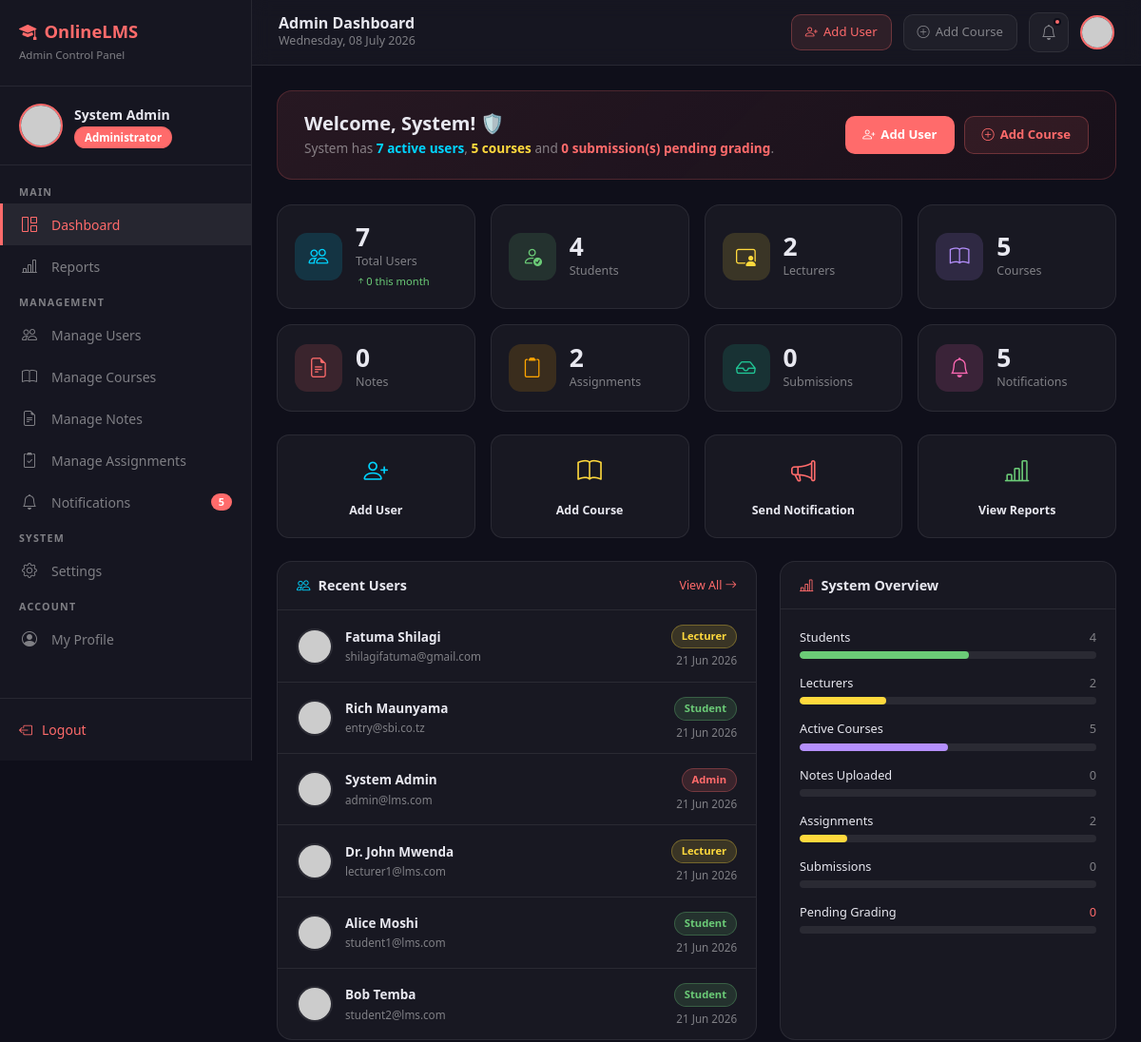
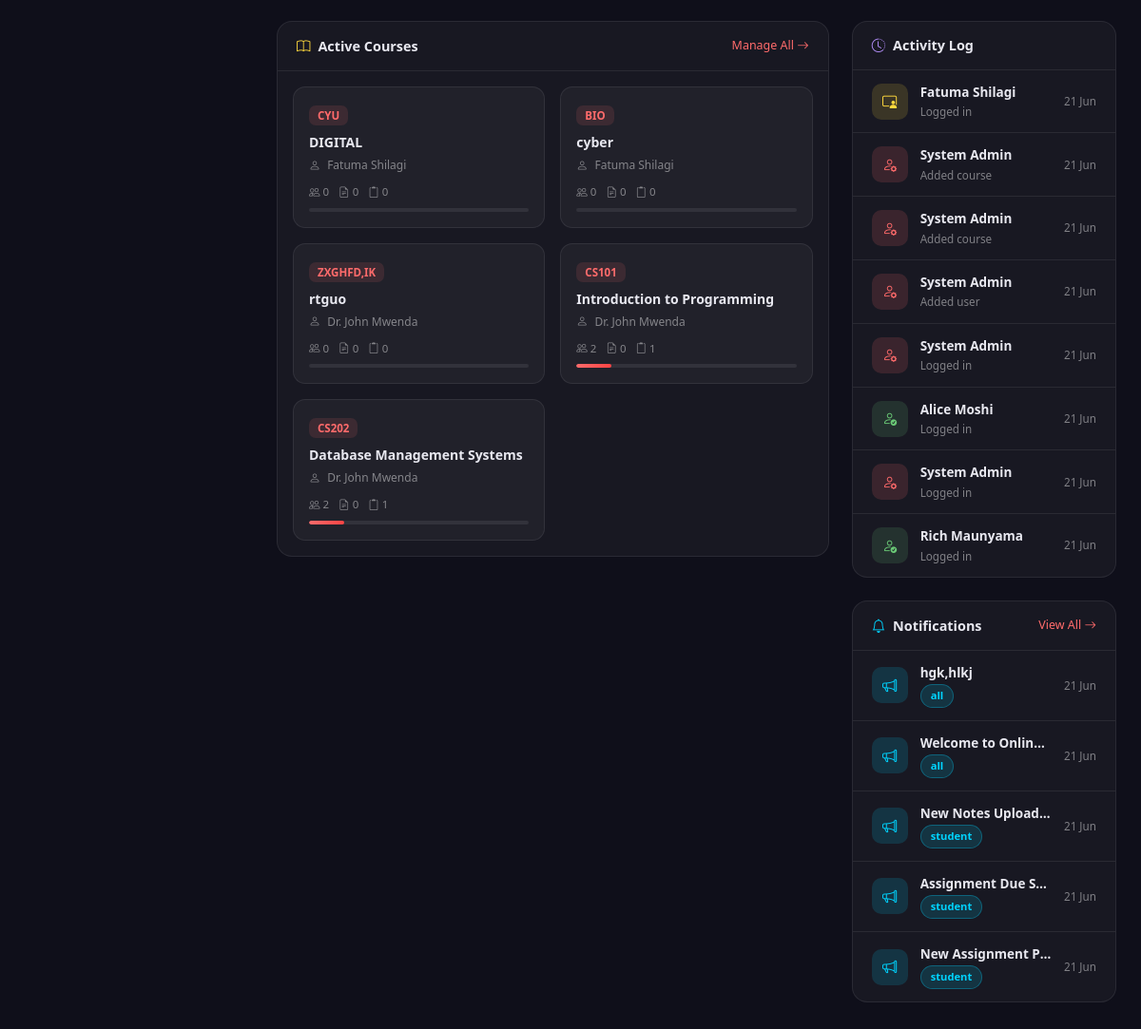
Page /admin/dashboard.php (signed in) on the committed database (2 pictures, top to bottom).
### tables this page shows
CREATE TABLE `users` (
  `id` int(11) NOT NULL,
  `name` varchar(100) NOT NULL,
  `email` varchar(150) NOT NULL,
  `password` varchar(255) NOT NULL,
  `role` enum('admin','lecturer','student') NOT NULL DEFAULT 'student',
  `profile_picture` varchar(255) DEFAULT 'profile-default.png',
  `phone` varchar(20) DEFAULT NULL,
  `status` enum('active','inactive','suspended') DEFAULT 'active',
  `created_at` timestamp NOT NULL DEFAULT current_timestamp(),
  `updated_at` timestamp NOT NULL DEFAULT current_timestamp() ON UPDATE current_timestamp()
);

CREATE TABLE `courses` (
  `id` int(11) NOT NULL,
  `course_code` varchar(20) NOT NULL,
  `course_name` varchar(150) NOT NULL,
  `description` text DEFAULT NULL,
  `lecturer_id` int(11) NOT NULL,
  `status` enum('active','inactive') DEFAULT 'active',
  `created_at` timestamp NOT NULL DEFAULT current_timestamp(),
  `updated_at` timestamp NOT NULL DEFAULT current_timestamp() ON UPDATE current_timestamp()
);

CREATE TABLE `activity_logs` (
  `id` int(11) NOT NULL,
  `user_id` int(11) NOT NULL,
  `action` varchar(255) NOT NULL,
  `module` varchar(100) DEFAULT NULL,
  `details` text DEFAULT NULL,
  `ip_address` varchar(50) DEFAULT NULL,
  `created_at` timestamp NOT NULL DEFAULT current_timestamp()
);

CREATE TABLE `notifications` (
  `id` int(11) NOT NULL,
  `title` varchar(200) NOT NULL,
  `message` text NOT NULL,
  `type` enum('note','assignment','grade','general','announcement') DEFAULT 'general',
  `sent_by` int(11) NOT NULL,
  `target_role` enum('all','student','lecturer','admin') DEFAULT 'all',
  `course_id` int(11) DEFAULT NULL,
  `created_at` timestamp NOT NULL DEFAULT current_timestamp()
);

### admin/dashboard.php (the view, shortened to what the rows shown need)
<?php
require_once '../includes/db_connection.php';
$recent_users = mysqli_query($conn,
    "SELECT * FROM users
     ORDER BY created_at DESC
     LIMIT 6"
);
$recent_activity = mysqli_query($conn,
    "SELECT al.*, u.name AS user_name, u.role
     FROM activity_logs al
     INNER JOIN users u ON al.user_id = u.id
     ORDER BY al.created_at DESC
     LIMIT 8"
);
$all_courses = mysqli_query($conn,
    "SELECT c.*, u.name AS lecturer_name,
            (SELECT COUNT(*) FROM course_enrollments WHERE course_id = c.id AND status = 'enrolled') AS students,
            (SELECT COUNT(*) FROM notes WHERE course_id = c.id AND status = 'active') AS notes_count,
            (SELECT COUNT(*) FROM assignments WHERE course_id = c.id AND status = 'active') AS assign_count
     FROM courses c
     INNER JOIN users u ON c.lecturer_id = u.id
     WHERE c.status = 'active'
     ORDER BY c.created_at DESC
     LIMIT 6"
);
$recent_notifications = mysqli_query($conn,
    "SELECT n.*, u.name AS sender_name
     FROM notifications n
     INNER JOIN users u ON n.sent_by = u.id
     ORDER BY n.created_at DESC
     LIMIT 5"
);
?>
<!DOCTYPE html>
<html lang="en">
<head>
    <link rel="stylesheet" href="https://cdn.jsdelivr.net/npm/bootstrap@5.3.0/dist/css/bootstrap.min.css">
    <link rel="stylesheet" href="https://cdn.jsdelivr.net/npm/bootstrap-icons@1.10.5/font/bootstrap-icons.css">
</head>
<body>
<div class="main-content">
    <div class="page-body">
        <div class="row g-4 mb-4">
            <div class="col-lg-7">
                <div class="section-card">
                    <?php if (mysqli_num_rows($recent_users) > 0): ?>
                        <?php while ($user = mysqli_fetch_assoc($recent_users)): ?>
                            <?php
                                $role_colors = [
                                    'admin'    => 'bg-red',
                                    'lecturer' => 'bg-yellow',
                                    'student'  => 'bg-green'
                                ];
                                $role_color = $role_colors[$user['role']] ?? 'bg-blue';
                            ?>
                            <div class="list-item">
                                <img src="../uploads/profiles/<?= htmlspecialchars($user['profile_picture']) ?>"
                                     onerror="this.src='https://ui-avatars.com/api/?name=<?= urlencode($user['name']) ?>&background=random&color=fff&size=38'"
                                     class="user-avatar" alt="User">
                                <div style="flex:1; min-width:0;">
                                    <div class="item-title text-truncate">
                                        <?= htmlspecialchars($user['name']) ?>
                                    </div>
                                    <div class="item-sub text-truncate">
                                        <?= htmlspecialchars($user['email']) ?>
                                    </div>
                                </div>
                                <div class="item-right">
                                    <span class="badge-glass <?= $role_color ?>">
                                        <?= ucfirst($user['role']) ?>
                                    </span>
                                    <div class="item-sub mt-1">
                                        <?= date('d M Y', strtotime($user['created_at'])) ?>
                                    </div>
                                </div>
                            </div>
                        <?php endwhile; ?>
                    <?php endif; ?>
                </div>
            </div>
        </div>
        <div class="row g-4 mb-4">
            <div class="col-lg-8">
                <div class="section-card">
                    <div class="p-3">
                        <?php if (mysqli_num_rows($all_courses) > 0): ?>
                            <div class="row g-3">
                                <?php while ($course = mysqli_fetch_assoc($all_courses)): ?>
                                    <div class="col-md-6">
                                        <div class="course-card">
                                            <div class="course-code-tag">
                                                <?= htmlspecialchars($course['course_code']) ?>
                                            </div>
                                            <div class="course-title">
                                                <?= htmlspecialchars($course['course_name']) ?>
                                            </div>
                                            <div class="course-lecturer-name">
                                                <i class="bi bi-person me-1"></i>
                                                <?= htmlspecialchars($course['lecturer_name']) ?>
                                            </div>
                                            <div class="course-stats">
                                                <span><i class="bi bi-people"></i><?= $course['students'] ?></span>
                                                <span><i class="bi bi-file-earmark-text"></i><?= $course['notes_count'] ?></span>
                                                <span><i class="bi bi-clipboard2"></i><?= $course['assign_count'] ?></span>
                                            </div>
                                            <div class="progress-thin">
                                                <div class="progress-fill-red"
                                                     style="width:<?= min($course['students'] * 8, 100) ?>%">
                                                </div>
                                            </div>
                                        </div>
                                    </div>
                                <?php endwhile; ?>
                            </div>
                        <?php endif; ?>
                    </div>
                </div>
            </div>
            <div class="col-lg-4">
                <div class="section-card mb-4">
                    <?php if (mysqli_num_rows($recent_activity) > 0): ?>
                        <?php while ($log = mysqli_fetch_assoc($recent_activity)): ?>
                            <?php
                                $role_icon = [
                                    'admin'    => ['ii-red',    'bi-person-gear'],
                                    'lecturer' => ['ii-yellow', 'bi-person-video3'],
                                    'student'  => ['ii-green',  'bi-person-check'],
                                ];
                                $ri = $role_icon[$log['role']] ?? ['ii-blue', 'bi-person'];
                            ?>
                            <div class="list-item">
                                <div class="item-icon <?= $ri[0] ?>">
                                    <i class="bi <?= $ri[1] ?>"></i>
                                </div>
                                <div style="flex:1; min-width:0;">
                                    <div class="item-title text-truncate">
                                        <?= htmlspecialchars($log['user_name']) ?>
                                    </div>
                                    <div class="item-sub text-truncate">
                                        <?= htmlspecialchars($log['action']) ?>
                                    </div>
                                </div>
                                <div class="item-right">
                                    <div class="item-sub">
                                        <?= date('d M', strtotime($log['created_at'])) ?>
                                    </div>
                                </div>
                            </div>
                        <?php endwhile; ?>
                    <?php endif; ?>
                </div>
                <div class="section-card">
                    <?php if (mysqli_num_rows($recent_notifications) > 0): ?>
                        <?php while ($notif = mysqli_fetch_assoc($recent_notifications)): ?>
                            <div class="list-item">
                                <div class="item-icon ii-blue">
                                    <i class="bi bi-megaphone"></i>
                                </div>
                                <div style="flex:1; min-width:0;">
                                    <div class="item-title text-truncate">
                                        <?= htmlspecialchars($notif['title']) ?>
                                    </div>
                                    <div class="item-sub">
                                        <span class="badge-glass bg-blue"><?= $notif['target_role'] ?></span>
                                    </div>
                                </div>
                                <div class="item-right">
                                    <div class="item-sub">
                                        <?= date('d M', strtotime($notif['created_at'])) ?>
                                    </div>
                                </div>
                            </div>
                        <?php endwhile; ?>
                    <?php endif; ?>
                </div>
            </div>
        </div>
    </div>
</div>
</body>
</html>

### rows in the picture
users: name "Fatuma Shilagi", email "shilagifatuma@gmail.com", role "Lecturer", created_at "21 Jun 2026"
users: name "Rich Maunyama", email "entry@sbi.co.tz", role "Student", created_at "21 Jun 2026"
users: name "System Admin", email "admin@lms.com", role "Admin", created_at "21 Jun 2026"
users: name "Dr. John Mwenda", email "lecturer1@lms.com", role "Lecturer", created_at "21 Jun 2026"
users: name "Alice Moshi", email "student1@lms.com", role "Student", created_at "21 Jun 2026"
users: name "Bob Temba", email "student2@lms.com", role "Student", created_at "21 Jun 2026"
courses: course_code "CYU", course_name "DIGITAL", lecturer.name "Fatuma Shilagi", students "0", notes_count "0", assign_count "0"
courses: course_code "BIO", course_name "cyber", lecturer.name "Fatuma Shilagi", students "0", notes_count "0", assign_count "0"
courses: course_code "ZXGHFD,IK", course_name "rtguo", lecturer.name "Dr. John Mwenda", students "0", notes_count "0", assign_count "0"
courses: course_code "CS101", course_name "Introduction to Programming", lecturer.name "Dr. John Mwenda", students "2", notes_count "0", assign_count "1", min($course['students'] * 8, 100) 16 (drawn)
courses: course_code "CS202", course_name "Database Management Systems", lecturer.name "Dr. John Mwenda", students "2", notes_count "0", assign_count "1", min($course['students'] * 8, 100) 16 (drawn)
activity_logs: user.name "Fatuma Shilagi", action "Logged in", created_at "21 Jun"
activity_logs: user.name "System Admin", action "Added course", created_at "21 Jun"
activity_logs: user.name "System Admin", action "Added course", created_at "21 Jun"
activity_logs: user.name "System Admin", action "Added user", created_at "21 Jun"
activity_logs: user.name "System Admin", action "Logged in", created_at "21 Jun"
activity_logs: user.name "Alice Moshi", action "Logged in", created_at "21 Jun"
activity_logs: user.name "System Admin", action "Logged in", created_at "21 Jun"
activity_logs: user.name "Rich Maunyama", action "Logged in", created_at "21 Jun"
notifications: title "hgk,hlkj", target_role "all", created_at "21 Jun"
notifications: title "Welcome to Onlin…", target_role "all", created_at "21 Jun"
notifications: title "New Notes Upload…", target_role "student", created_at "21 Jun"
notifications: title "Assignment Due S…", target_role "student", created_at "21 Jun"
notifications: title "New Assignment P…", target_role "student", created_at "21 Jun"

### other values in the picture
$admin_name "System Admin"
$total_notifications "5"
explode(' ', $admin_name)[0] "System"
$total_users "7"
$total_courses "5"
$pending_grading "0"
$new_users_month "0"
$total_students "4"
$total_lecturers "2"
$total_notes "0"
$total_assignments "2"
$total_submissions "0"
